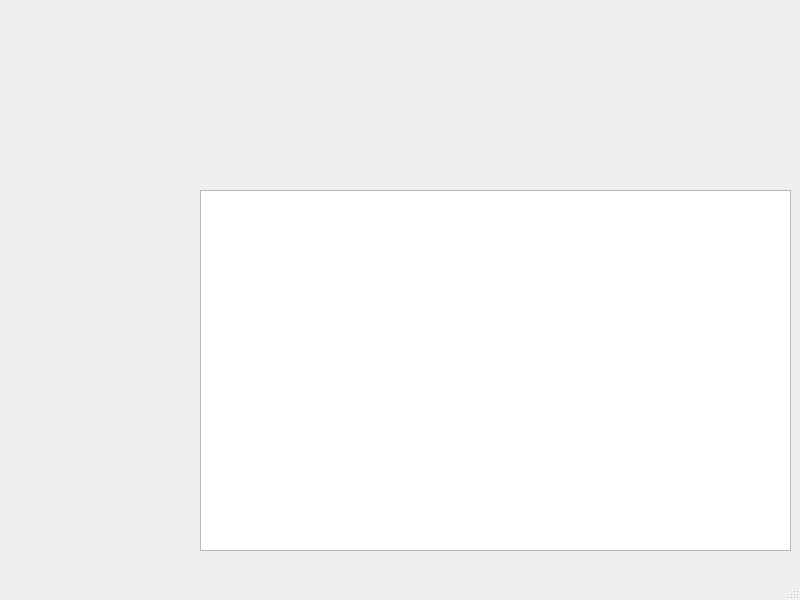
<?xml version="1.0" encoding="UTF-8"?>
<ui version="4.0">
 <class>MainWindow</class>
 <widget class="QMainWindow" name="MainWindow">
  <property name="geometry">
   <rect>
    <x>0</x>
    <y>0</y>
    <width>800</width>
    <height>600</height>
   </rect>
  </property>
  <property name="windowTitle">
   <string>MainWindow</string>
  </property>
  <widget class="QWidget" name="centralwidget">
   <widget class="QTableWidget" name="testDB">
    <property name="geometry">
     <rect>
      <x>200</x>
      <y>190</y>
      <width>591</width>
      <height>361</height>
     </rect>
    </property>
   </widget>
  </widget>
  <widget class="QMenuBar" name="menubar">
   <property name="geometry">
    <rect>
     <x>0</x>
     <y>0</y>
     <width>800</width>
     <height>21</height>
    </rect>
   </property>
  </widget>
  <widget class="QStatusBar" name="statusbar"/>
 </widget>
 <resources/>
 <connections/>
</ui>
